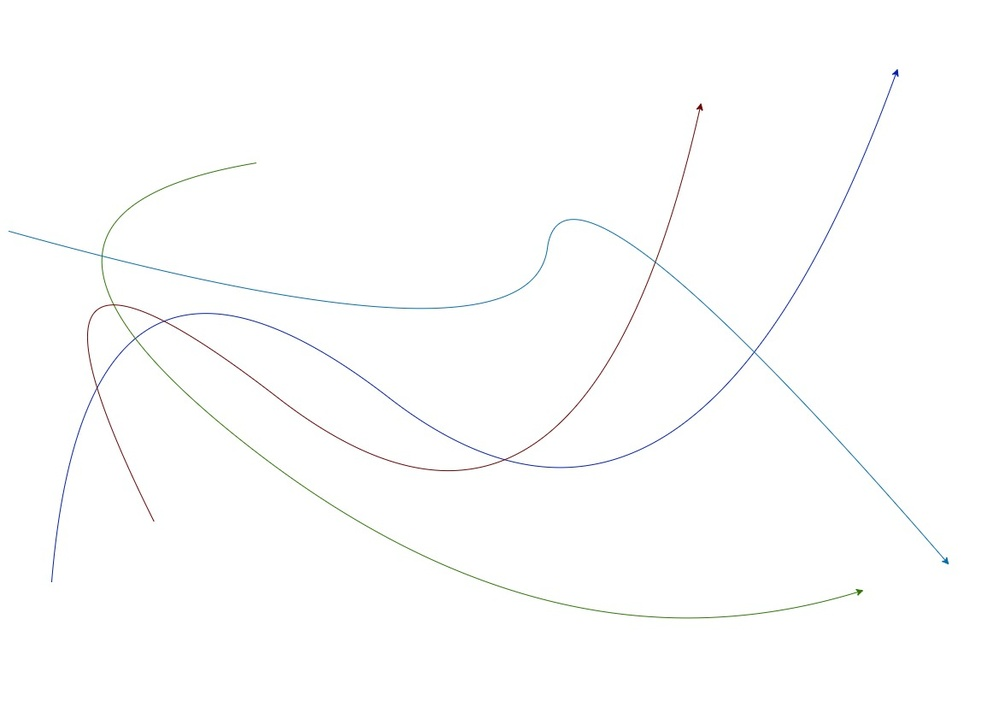
#> input picture exp_others/test5.jpg, 999 x 707 px, shrunk from 1169 x 827 before the run
$ python contour.py
#> lines starting #> are read from the running program, lines starting #| are printed output that depends on the picture; after the words box and inside, x2 and y2 are one past the last pixel; in counts of white or black regions, pixels touching at a corner belong together
import cv2 as cv
import time
import matplotlib.pyplot as plt

image = cv.imread("test5.jpg")
#> image is the input picture: shape (707, 999, 3); mean B, G, R 253.6, 253.7, 253.5
gray_image = cv.cvtColor(image, cv.COLOR_BGR2GRAY)
_, threshold = cv.threshold(gray_image, 180, 255, cv.THRESH_BINARY_INV)
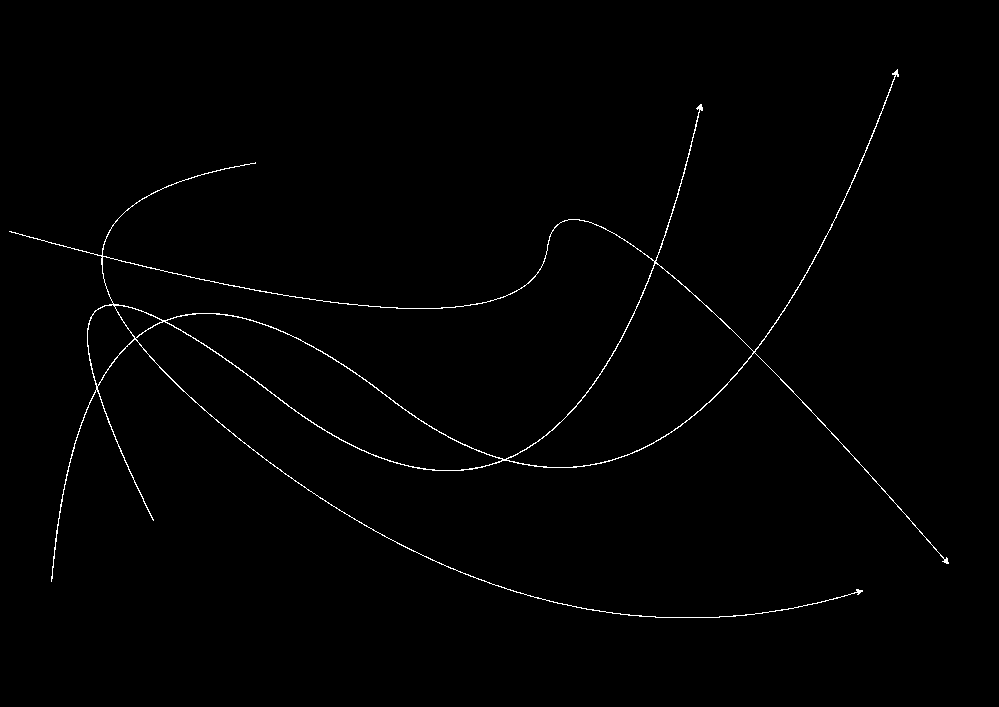
#> threshold: shape (707, 999); 0.8% white in thin lines or dots, all inside (x1, y1, x2, y2) = (9, 69, 949, 618)

cv.imwrite("test2_threshold.jpg", threshold)

# tuple[Sequence[MatLike], MatLike]
contours, hierarchy = cv.findContours(threshold, cv.RETR_CCOMP, cv.CHAIN_APPROX_NONE)
#> contours = 6 contours; box (x1, y1, x2, y2) and area: (9, 69, 949, 618) 90188, (102, 219, 655, 460) 48976, (506, 263, 754, 468) 20521, (165, 313, 503, 471) 16282, (87, 304, 135, 387) 2153, (114, 305, 163, 339) 738


# [8 lines of commented-out code are left out]
xs = []
ys = []
f = open("coords.txt", "w")
coords = []
for contour in contours:
    for position in contour:
        for pose in position:
            x, y = pose
            coords.append(pose)
            xs.append(x)
            ys.append(y)
            f.write(f"[{x}, {y}]\n")
#> this loop made 6 passes
#> after the loop, coords = 8227 pairs, first value 9 to 948, second value 69 to 617; xs = 8227 values, max 948 at index 4969, min 9 at index 1726, mean 438.7; ys = 8227 values, max 617 at index 3185, min 69 at index 0, mean 375.4

# [23 lines of commented-out code are left out]
import numpy as np
from scipy.spatial import distance_matrix
from scipy.sparse.csgraph import connected_components

import numpy as np


def compute_angle(p1, p2, p3):
    """
    Compute the angle (in degrees) between vectors p1->p2 and p2->p3.
    """
    v1 = p2 - p1
    v2 = p3 - p2

    # Normalize the vectors
    v1 = v1 / np.linalg.norm(v1)
    v2 = v2 / np.linalg.norm(v2)

    # Dot product and angle calculation
    dot_product = np.dot(v1, v2)
    angle = np.arccos(
        np.clip(dot_product, -1.0, 1.0)
    )  # Clip to handle numerical instability
    return np.degrees(angle)


def is_path_valid_and_continous(previous_pose, current_pose, next_pose, dt, at):
    dist = np.linalg.norm(
        current_pose - previous_pose
    )  # Distance between consecutive points
    angle = compute_angle(
        previous_pose, current_pose, next_pose
    )  # Angle at the current point

    # print("angle", angle)
    return dist <= dt or angle <= at


def segment_by_distance_and_angle(
    coordinates, distance_threshold=5, angle_threshold=30
):
    """
    Segment coordinates into separate paths based on distance and angle thresholds.
    """
#> called with distance_threshold = 2, angle_threshold = 4
    path_index = 0
    paths = dict()  # initializes with 1000 elements
    paths[path_index] = [coordinates[0]]

    for i in range(1, len(coordinates) - 1):
        current_pose = coordinates[i]
        previous_pose = coordinates[i - 1]
        next_pose = coordinates[i + 1]
        if not is_path_valid_and_continous(
            previous_pose, current_pose, next_pose, distance_threshold, angle_threshold
        ):
            # Let's validate the other paths before creating a new one
            for idx in range(0, len(paths)):
                last_pose_of_a_path = paths[idx][-1]
                if is_path_valid_and_continous(
                    last_pose_of_a_path,
                    current_pose,
                    next_pose,
                    distance_threshold,
                    angle_threshold,
                ):
                    # Continue this path path
                    paths[idx].append(coordinates[i])
                    path_index = idx
                    break
            else:
                # Start a new path, : distance or angle threshold is exceeded
                path_index = path_index + 1
                paths[path_index] = [coordinates[i]]
        else:
            # continous path
            print("okay I can append here")
            paths[path_index].append(coordinates[i])
#> this loop made 8225 passes
#> (current_pose, previous_pose, next_pose) on passes 4, 5, 8: ([893, 73], [894, 72], [892, 73]), ([892, 73], [893, 73], [892, 74]), ([894, 74], [893, 74], [895, 75])
#| okay I can append here
#| okay I can append here
#| okay I can append here
#| okay I can append here
#| okay I can append here
#| okay I can append here
#| okay I can append here
#| okay I can append here
#> (further printed lines are left out)
#> after the loop, paths = 6 items
    return paths


# Segment paths with thresholds
paths = segment_by_distance_and_angle(coords, distance_threshold=2, angle_threshold=4)
#> paths = 6 items

# Output paths
# for i, path in enumerate(paths):
#     print(f"Path {i+1}: {path}")


# Plotting
plt.figure(figsize=(8, 6))
for key, path in paths.items():
    print("------", path)
    path = np.array(path)
    plt.scatter(path[:, 0], path[:, 1], marker="o")
    plt.title("Segmented Curves")
    plt.xlabel("X")
    plt.ylabel("Y")
    plt.grid(True)
    plt.show()
#> this loop made 6 passes
#> pass 1, `plt.show()`:
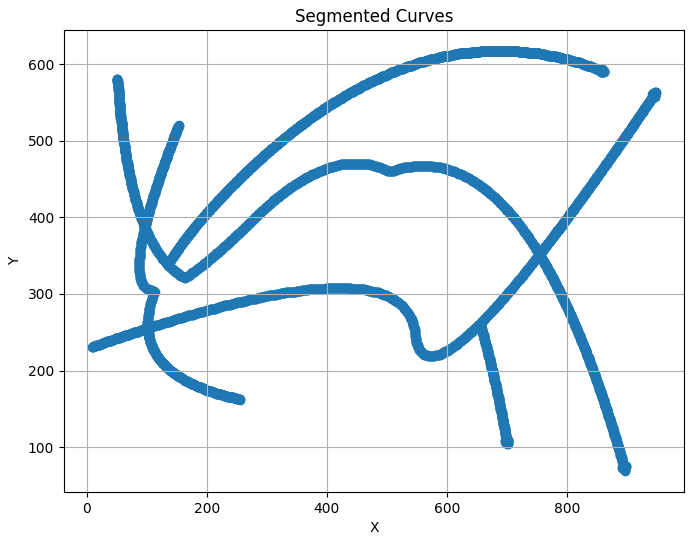
#> figure drawn by matplotlib, 1 panel
#> pass 2, `plt.show()`:
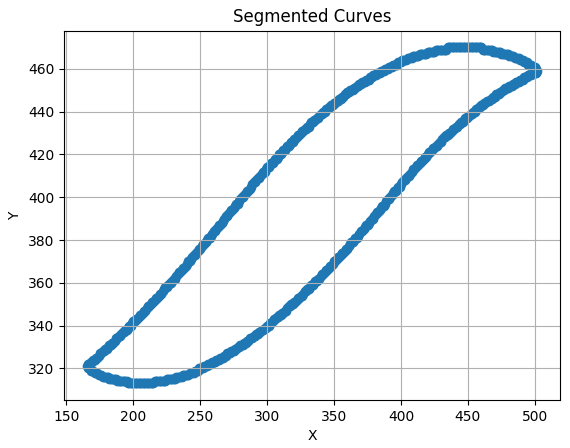
#> figure drawn by matplotlib, 1 panel


############################################
def group_points(coordinates, distance_threshold=5):
    unvisited = set(range(len(coordinates)))
    paths = []

    while unvisited:
        # Start a new path
        current_path = []
        stack = [unvisited.pop()]  # Start with one unvisited point

        while stack:
            idx = stack.pop()
            current_path.append(coordinates[idx])

            # Find neighbors within the distance threshold
            to_visit = [
                i
                for i in unvisited
                if np.linalg.norm(coordinates[i] - coordinates[idx])
                < distance_threshold
            ]
            stack.extend(to_visit)
            unvisited -= set(to_visit)

        paths.append(np.array(current_path))

    return paths


# [17 lines of commented-out code are left out]
from sklearn.cluster import DBSCAN

# [19 lines of commented-out code are left out]

$ run again, with exp_others/test2.jpg copied over exp_others/test5.jpg
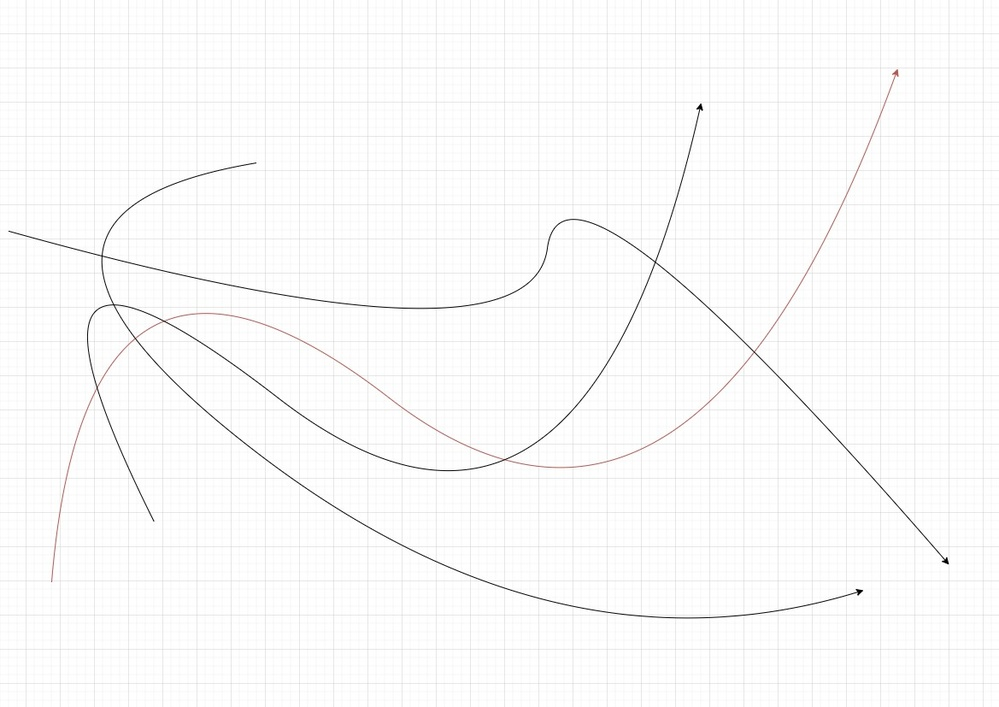
#> input picture exp_others/test2.jpg, 999 x 707 px, shrunk from 1169 x 827 before the run
#> image is the input picture: shape (707, 999, 3); mean B, G, R 250.8, 250.8, 250.9
#> `_, threshold = cv.threshold(gray_image, 180, 255, cv.THRESH_BINARY_INV)`:
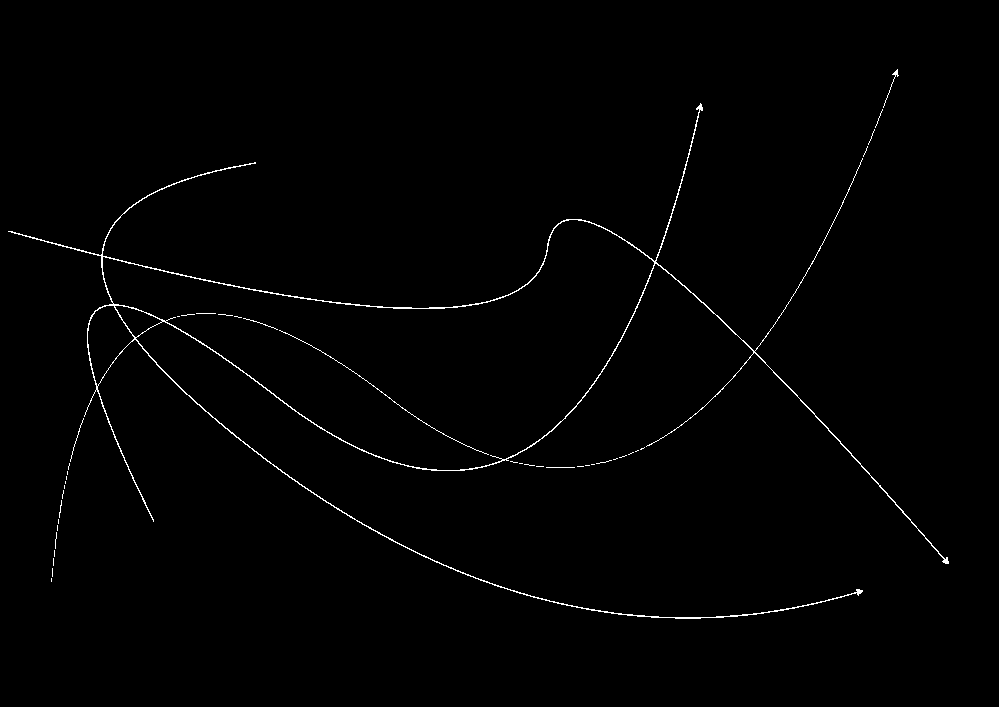
#> threshold: shape (707, 999); 0.85% white in thin lines or dots, all inside (x1, y1, x2, y2) = (8, 69, 949, 619)
#> contours = 44 contours, 40 with area under 20; largest, box (x1, y1, x2, y2) and area: (8, 103, 949, 619) 70021, (102, 219, 655, 471) 65271, (87, 305, 135, 387) 2146, (114, 305, 163, 338) 736
#> the loop `for contour in contours:` made 44 passes
#> contour on passes 11, 33: [[65, 481], [65, 482], [65, 483], [65, 482]], [[177, 316], [178, 316], [179, 316], [178, 316]]
#> after the loop `for contour in contours:`: coords = 8054 pairs, first value 8 to 948, second value 69 to 618; xs = 8054 values, max 948 at index 5550, min 8 at index 2345, mean 440.3; ys = 8054 values, max 618 at index 3496, min 69 at index 7972, mean 374.4
#> the loop in segment_by_distance_and_angle, `for i in range(1, len(coordinates) - 1):` made 8052 passes
#> (current_pose, previous_pose, next_pose) on passes 1, 2, 4: ([51, 579], [51, 578], [51, 580]), ([51, 580], [51, 579], [51, 581]), ([51, 580], [51, 581], [51, 579])
#> (printed output is left out)
#> the loop `for key, path in paths.items():` made 33 passes
#> pass 2, `plt.show()`:
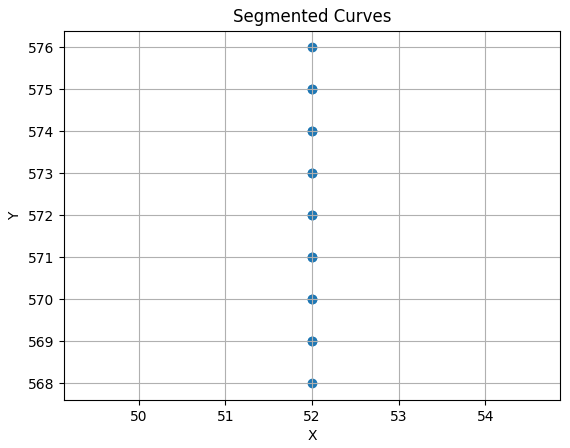
#> figure drawn by matplotlib, 1 panel
